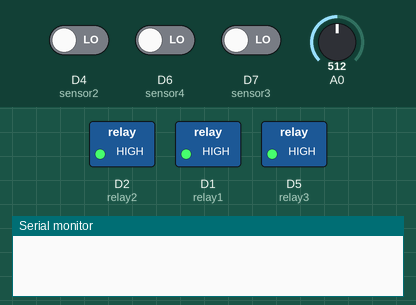
A program run on a simulated ESP8266 (NodeMCU). Parts: switched loads named in the program (green lamp = pin HIGH), the last lines printed to the serial monitor. The test bench sets the inputs (shaded band); at power-on: D4 (sensor2) LOW, D6 (sensor4) LOW, D7 (sensor3) LOW, A0 = 512. WiFi joins after 1.5 s; servers stay silent unless stated.

Above: at 0.1 s.
At 30.1 s:
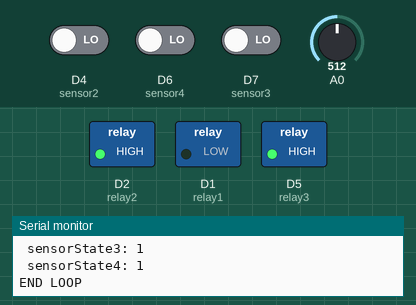
Timing chart, 0 to 31.6 s (numbered marks = the images above):
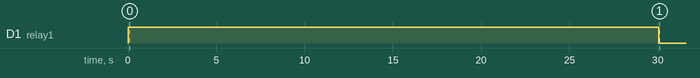

Measured:
- by itself, D1 (relay1): HIGH → LOW at 30.0 s

The program:

main.cpp
```cpp
/*
* AUTOR: ARLAND MICHELENA VILLEGAS
* GITHUB: https://github.com/ArlandMv/
* FECHA: 07/04/2022
* DESCRIPCION:
*   Este equipo tiene como funcion analizar la mayor cantidad
*   de sensores en ubicaciones donde la conectividad WiFi o
*   Ethernet no este disponible.
*   Al detectar agua, alarma a seguridad mediante cables de
*   energia comun.
*/
#include <Arduino.h>
#include <ESP8266WiFi.h>
#include <ESPAsyncTCP.h> //me-no-dev/ESPAsyncTCP@1.2.2
#include <ESPAsyncWebServer.h> //ottowinter/ESPAsyncWebServer-esphome@2.1.0
#include <AsyncElegantOTA.h> //ayushsharma82/AsyncElegantOTA@2.2.6

// Replace with your network credentials
const char* ssid = "FMV24";
const char* password = "owl6357790";

AsyncWebServer server(80);

unsigned long last_time;
const long delay_time = 30000; // 60 seconds

//pins mas seguros para relays
const int relay1 = 5; //D1
const int relay2 = 4; //D2
const int relay3 = 14;//D5
//const int relay4 = 12;//D6
//pins digitales de sensores
//PROBLEMATIC GPIO/PINS => 0-D3
//const int sensor1 = 0; //D3   unplug to FLASH!
int AnalogSensor1 ; //A0   unplug to FLASH!
const int sensor2 = 2; //D4 fails if wet on flash
const int sensor3 = 13; //D7  OK
//const int sensor4 = 15; //D8  unplog to start
const int sensor4 = 12; //D6

static bool sensorState1 = false;
static bool sensorState2 = false;
static bool sensorState3 = false;
static bool sensorState4 = false;

/* FUNCTIONS DECLARATIONS */

void turnOnRelay(int relay);
void turnOffRelay(int relay);
void signalWithRelay(int relay);
void analizeSensor(int sensorPin, int relay);
void analizeAnalogSensor(int relay);

//for 3 relays

void analizeSensor2(int sensorPin, bool sensorState);//doesnt work
bool analizeSensor3(int sensorPin);
void analizeAnalogSensor2();
void relayAlarm();
bool isWet();
void printAnalog();

void setup() {
  last_time = millis();
  //pinMode(LED_BUILTIN, OUTPUT);
  Serial.begin(115200);
  pinMode(relay1, OUTPUT);
  pinMode(relay2, OUTPUT);
  pinMode(relay3, OUTPUT);
  //pinMode(relay4, OUTPUT);
  //PINS START WITH LOW STATUS
  turnOffRelay(relay1);
  turnOffRelay(relay2);
  turnOffRelay(relay3);
  //turnOffRelay(relay4);
  //other devices
  //declaring pinMode for sensors
  //pinMode(sensor1, INPUT);
  /* sensor 1 switced to analog pin */
  pinMode(sensor2, INPUT);
  pinMode(sensor3, INPUT);
  pinMode(sensor4, INPUT);

  //OTA Updates  (Over The Air)
  WiFi.mode(WIFI_STA);
  WiFi.begin(ssid, password);
  Serial.println("");

  // Wait for connection
  while (WiFi.status() != WL_CONNECTED) {
    delay(5000);
    Serial.print(".");
  }
  Serial.println("");
  Serial.print("Connected to ");
  Serial.println(ssid);
  Serial.print("IP address: ");
  Serial.println(WiFi.localIP());

  server.on("/", HTTP_GET, [](AsyncWebServerRequest *request) {
    request->send(200, "text/plain", "Hi! I am ESP8266.");
  });

  AsyncElegantOTA.begin(&server);    // Start ElegantOTA
  server.begin();
  Serial.println("HTTP server started");

}

void loop() {
  Serial.println("START LOOP");
  long time = millis() - last_time;
  Serial.print("TIME: " + String(time/1000));
  Serial.print(" >? "+String(delay_time/1000));

  if (time > delay_time) {
    last_time = millis();
    Serial.println("\nSENSOR1 -!D3-> A0");
    analizeAnalogSensor2();
    Serial.println("\nSENSOR2 --> D4");
    sensorState2 = analizeSensor3(sensor2);
    Serial.println("\nSENSOR3 --> D7");
    sensorState3 = analizeSensor3(sensor3);
    Serial.println("\nSENSOR4 --> !D8-> D6");
    sensorState4 = analizeSensor3(sensor4);

    Serial.println("\nisWet()="+ String(isWet()));
    relayAlarm();
  }
  Serial.println("\n sensorState1: "+String(sensorState1));
  Serial.println("\n sensorState2: "+String(sensorState2));
  Serial.println("\n sensorState3: "+String(sensorState3));
  Serial.println("\n sensorState4: "+String(sensorState4));

  /* if (time > delay_time) {
    last_time = millis();
    Serial.println("\nSENSOR1 -!D3-> A0");
    analizeAnalogSensor(relay1);
    Serial.println("\nSENSOR2 --> D4");
    analizeSensor(sensor2, relay2);
    Serial.println("\nSENSOR3 --> D7");
    analizeSensor(sensor3, relay3);
    Serial.println("\nSENSOR4 --> D8");
    analizeSensor(sensor4, relay4);
  } */

  Serial.println("\nEND LOOP\n");
  delay(5000);
}

/* FUNCTIONS DEFINITIONS */
/*
*RELAY: Normally Open configuration, send LOW signal to let current flow
*/

void turnOnRelay(int relay){
  digitalWrite(relay, LOW);
  //Serial.println("Current Flowing on relay connected to GPIO:" + String(relay));
}
void turnOffRelay(int relay){
  digitalWrite(relay, HIGH);
  //Serial.println("Current NOT Flowing on relay connected to GPIO: " + String(relay));
}
void signalWithRelay(int relay){
    turnOnRelay(relay);
    delay(2000);
    turnOffRelay(relay);
    Serial.println("signalWithRelay on GPIO: " + String(relay));
}
void toggleRelay(int relay){
  if(digitalRead(relay) == HIGH){
    turnOnRelay(relay);
  }else{
    turnOffRelay(relay);
  }
}

void analizeSensor(int sensorPin, int relay){
  if (digitalRead(sensorPin) == LOW) {
    signalWithRelay(relay);
    Serial.println("water DETECTED on pin: " + String(sensorPin));
  }
  else {
      Serial.println("water NOT detected on pin: " + String(sensorPin));
  }
}

void analizeAnalogSensor(int relay){
  if (analogRead(0) < 500) {
    signalWithRelay(relay);
    Serial.println("water DETECTED on pin: A0");
  }
  else {
      Serial.println("water NOT detected on pin: AO");
  }
}

//for 3 relays

void analizeSensor2(int sensorPin, bool sensorState){
  if (digitalRead(sensorPin) == LOW) {
    //signalWithRelay(relay);
    sensorState = true;
    Serial.println("water DETECTED on pin: " + String(sensorPin));
  }
  else {
    sensorState = false;
    Serial.println("water NOT detected on pin: " + String(sensorPin));
  }
}
bool analizeSensor3(int sensorPin){
  bool state;
  if (digitalRead(sensorPin) == LOW) {
    //signalWithRelay(relay);
    state = true;
    Serial.println("water DETECTED on pin: " + String(sensorPin));
  }
  else {
    state = false;
    Serial.println("water NOT detected on pin: " + String(sensorPin));
  }
  return state;
}

void analizeAnalogSensor2(){
  if (analogRead(0) < 500) {
    sensorState1 = true;
    Serial.println("water DETECTED on pin: A0");
  }
  else {
      Serial.println("water NOT detected on pin: AO");
  }
}

void printAnalog(){
  int value = analogRead(0);
  Serial.println("\nanalog=" + String(value));
}

bool isWet(){
  bool state = sensorState1 || sensorState2 || sensorState3 || sensorState4;
  return state;
}

void relayAlarm(){
  if (isWet()){
    turnOnRelay(relay1);
    if(sensorState1 && !sensorState2 && !sensorState3 && !sensorState4){
      turnOffRelay(relay2);
      turnOffRelay(relay3);
    }
    if(!sensorState1 && sensorState2 && !sensorState3 && !sensorState4){
      turnOffRelay(relay2);
      turnOnRelay(relay3);
    }
    if(!sensorState1 && !sensorState2 && sensorState3 && !sensorState4){
      turnOnRelay(relay2);
      turnOffRelay(relay3);
    }
    if(!sensorState1 && !sensorState2 && !sensorState3 && sensorState4){
      turnOnRelay(relay2);
      turnOnRelay(relay3);
    }
  }
  else{
    turnOffRelay(relay1);
    turnOffRelay(relay2);
    turnOffRelay(relay3);
  }
}
```
